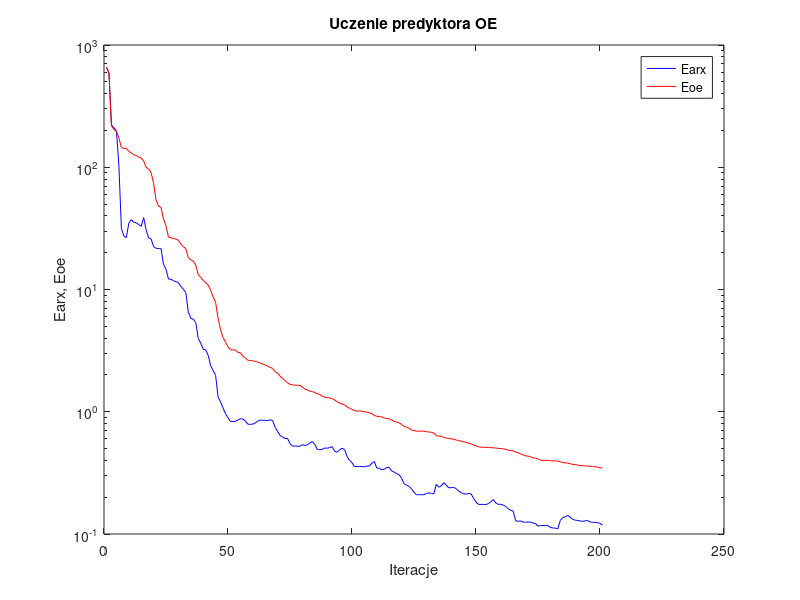
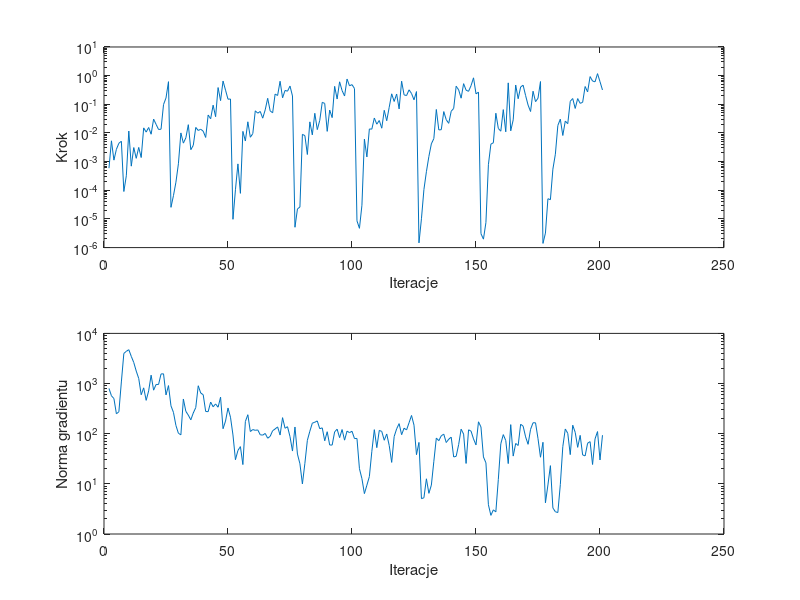

These figures' MATLAB source, in order:
%uczenie predyktora oe
clear all;
n=0; farx(n+1)=6.585459e+002; foe(n+1)=6.579789e+002; wspucz(n+1)=0.000000e+000; ng(n+1)=0.000000e+000;
%odnowa zmiennej metryki
n=1; farx(n+1)=5.926508e+002; foe(n+1)=5.894340e+002; krok(n+1)=5.899499e-004; ng(n+1)=7.988676e+002;
n=2; farx(n+1)=2.218136e+002; foe(n+1)=2.189950e+002; krok(n+1)=5.318174e-003; ng(n+1)=5.708333e+002;
n=3; farx(n+1)=2.102337e+002; foe(n+1)=2.033537e+002; krok(n+1)=1.126296e-003; ng(n+1)=5.013257e+002;
n=4; farx(n+1)=1.987701e+002; foe(n+1)=1.970716e+002; krok(n+1)=2.695374e-003; ng(n+1)=2.492499e+002;
n=5; farx(n+1)=1.035644e+002; foe(n+1)=1.742647e+002; krok(n+1)=4.375565e-003; ng(n+1)=2.738123e+002;
n=6; farx(n+1)=3.165524e+001; foe(n+1)=1.448902e+002; krok(n+1)=5.139053e-003; ng(n+1)=1.076858e+003;
n=7; farx(n+1)=2.735944e+001; foe(n+1)=1.427170e+002; krok(n+1)=9.065052e-005; ng(n+1)=3.991381e+003;
n=8; farx(n+1)=2.654878e+001; foe(n+1)=1.424012e+002; krok(n+1)=3.211908e-004; ng(n+1)=4.388761e+003;
n=9; farx(n+1)=3.490694e+001; foe(n+1)=1.352630e+002; krok(n+1)=1.165911e-002; ng(n+1)=4.732227e+003;
n=10; farx(n+1)=3.722459e+001; foe(n+1)=1.306082e+002; krok(n+1)=6.946998e-004; ng(n+1)=3.481163e+003;
n=11; farx(n+1)=3.559342e+001; foe(n+1)=1.265806e+002; krok(n+1)=3.096185e-003; ng(n+1)=2.628876e+003;
n=12; farx(n+1)=3.506613e+001; foe(n+1)=1.247617e+002; krok(n+1)=1.303603e-003; ng(n+1)=1.770978e+003;
n=13; farx(n+1)=3.396149e+001; foe(n+1)=1.212227e+002; krok(n+1)=3.128460e-003; ng(n+1)=1.263724e+003;
n=14; farx(n+1)=3.285636e+001; foe(n+1)=1.190276e+002; krok(n+1)=1.389400e-003; ng(n+1)=5.979672e+002;
n=15; farx(n+1)=3.874381e+001; foe(n+1)=1.122803e+002; krok(n+1)=1.503401e-002; ng(n+1)=8.209458e+002;
n=16; farx(n+1)=3.061757e+001; foe(n+1)=9.985988e+001; krok(n+1)=1.071441e-002; ng(n+1)=4.626069e+002;
n=17; farx(n+1)=2.643710e+001; foe(n+1)=9.718750e+001; krok(n+1)=1.552665e-002; ng(n+1)=7.135637e+002;
n=18; farx(n+1)=2.591878e+001; foe(n+1)=9.047027e+001; krok(n+1)=9.030079e-003; ng(n+1)=1.469072e+003;
n=19; farx(n+1)=2.241540e+001; foe(n+1)=7.378595e+001; krok(n+1)=3.040838e-002; ng(n+1)=7.376076e+002;
n=20; farx(n+1)=2.174147e+001; foe(n+1)=5.378172e+001; krok(n+1)=1.999539e-002; ng(n+1)=9.583765e+002;
n=21; farx(n+1)=2.161602e+001; foe(n+1)=4.815782e+001; krok(n+1)=1.321526e-002; ng(n+1)=9.589938e+002;
n=22; farx(n+1)=2.158023e+001; foe(n+1)=4.693640e+001; krok(n+1)=1.352965e-002; ng(n+1)=1.551950e+003;
n=23; farx(n+1)=1.608640e+001; foe(n+1)=3.765456e+001; krok(n+1)=9.809225e-002; ng(n+1)=1.564033e+003;
n=24; farx(n+1)=1.462017e+001; foe(n+1)=3.323640e+001; krok(n+1)=1.666377e-001; ng(n+1)=5.932270e+002;
n=25; farx(n+1)=1.217211e+001; foe(n+1)=2.680574e+001; krok(n+1)=6.163806e-001; ng(n+1)=9.107776e+002;
%odnowa zmiennej metryki
n=26; farx(n+1)=1.213278e+001; foe(n+1)=2.653761e+001; krok(n+1)=2.541507e-005; ng(n+1)=3.596932e+002;
n=27; farx(n+1)=1.179375e+001; foe(n+1)=2.612442e+001; krok(n+1)=6.485137e-005; ng(n+1)=2.664471e+002;
n=28; farx(n+1)=1.158255e+001; foe(n+1)=2.586201e+001; krok(n+1)=1.912125e-004; ng(n+1)=1.459740e+002;
n=29; farx(n+1)=1.136925e+001; foe(n+1)=2.529838e+001; krok(n+1)=8.409074e-004; ng(n+1)=1.019456e+002;
n=30; farx(n+1)=1.061076e+001; foe(n+1)=2.345553e+001; krok(n+1)=1.004150e-002; ng(n+1)=9.495872e+001;
n=31; farx(n+1)=1.004478e+001; foe(n+1)=2.240554e+001; krok(n+1)=4.419773e-003; ng(n+1)=4.918232e+002;
n=32; farx(n+1)=9.459812e+000; foe(n+1)=2.158963e+001; krok(n+1)=6.764823e-003; ng(n+1)=2.793834e+002;
n=33; farx(n+1)=6.530596e+000; foe(n+1)=1.821916e+001; krok(n+1)=1.945154e-002; ng(n+1)=2.341025e+002;
n=34; farx(n+1)=5.819543e+000; foe(n+1)=1.750800e+001; krok(n+1)=2.609735e-003; ng(n+1)=1.889939e+002;
n=35; farx(n+1)=5.713892e+000; foe(n+1)=1.705951e+001; krok(n+1)=3.692938e-003; ng(n+1)=2.587898e+002;
n=36; farx(n+1)=5.373052e+000; foe(n+1)=1.588911e+001; krok(n+1)=1.559274e-002; ng(n+1)=3.319201e+002;
n=37; farx(n+1)=3.975378e+000; foe(n+1)=1.319030e+001; krok(n+1)=1.219985e-002; ng(n+1)=9.042145e+002;
n=38; farx(n+1)=3.647268e+000; foe(n+1)=1.262274e+001; krok(n+1)=1.349272e-002; ng(n+1)=6.470603e+002;
n=39; farx(n+1)=3.246821e+000; foe(n+1)=1.182039e+001; krok(n+1)=1.153579e-002; ng(n+1)=5.982177e+002;
n=40; farx(n+1)=3.208654e+000; foe(n+1)=1.140422e+001; krok(n+1)=6.970444e-003; ng(n+1)=2.773807e+002;
n=41; farx(n+1)=2.900475e+000; foe(n+1)=1.086414e+001; krok(n+1)=4.226396e-002; ng(n+1)=2.748423e+002;
n=42; farx(n+1)=2.380479e+000; foe(n+1)=9.870974e+000; krok(n+1)=3.130011e-002; ng(n+1)=4.273909e+002;
n=43; farx(n+1)=2.167195e+000; foe(n+1)=8.710858e+000; krok(n+1)=9.326940e-002; ng(n+1)=3.442267e+002;
n=44; farx(n+1)=1.987388e+000; foe(n+1)=7.847342e+000; krok(n+1)=3.692745e-002; ng(n+1)=3.919851e+002;
n=45; farx(n+1)=1.322220e+000; foe(n+1)=5.819969e+000; krok(n+1)=3.839848e-001; ng(n+1)=3.372374e+002;
n=46; farx(n+1)=1.203868e+000; foe(n+1)=4.690139e+000; krok(n+1)=1.344556e-001; ng(n+1)=5.347018e+002;
n=47; farx(n+1)=1.071863e+000; foe(n+1)=4.046279e+000; krok(n+1)=6.477968e-001; ng(n+1)=1.257772e+002;
n=48; farx(n+1)=9.619039e-001; foe(n+1)=3.716215e+000; krok(n+1)=3.119600e-001; ng(n+1)=1.787803e+002;
n=49; farx(n+1)=8.940558e-001; foe(n+1)=3.394235e+000; krok(n+1)=1.506743e-001; ng(n+1)=3.253654e+002;
n=50; farx(n+1)=8.335775e-001; foe(n+1)=3.216735e+000; krok(n+1)=1.530597e-001; ng(n+1)=2.133617e+002;
%odnowa zmiennej metryki
n=51; farx(n+1)=8.327816e-001; foe(n+1)=3.207512e+000; krok(n+1)=9.716744e-006; ng(n+1)=9.448344e+001;
n=52; farx(n+1)=8.347336e-001; foe(n+1)=3.199550e+000; krok(n+1)=1.042068e-004; ng(n+1)=3.029498e+001;
n=53; farx(n+1)=8.589951e-001; foe(n+1)=3.055983e+000; krok(n+1)=8.335919e-004; ng(n+1)=4.630168e+001;
n=54; farx(n+1)=8.752410e-001; foe(n+1)=3.039887e+000; krok(n+1)=7.813213e-005; ng(n+1)=5.523412e+001;
n=55; farx(n+1)=8.730617e-001; foe(n+1)=2.834066e+000; krok(n+1)=1.136409e-002; ng(n+1)=2.422147e+001;
n=56; farx(n+1)=8.399646e-001; foe(n+1)=2.765482e+000; krok(n+1)=5.233259e-003; ng(n+1)=1.751230e+002;
n=57; farx(n+1)=7.909331e-001; foe(n+1)=2.637412e+000; krok(n+1)=2.452506e-002; ng(n+1)=2.390524e+002;
n=58; farx(n+1)=7.887354e-001; foe(n+1)=2.623074e+000; krok(n+1)=7.088910e-003; ng(n+1)=1.104523e+002;
n=59; farx(n+1)=7.928489e-001; foe(n+1)=2.610626e+000; krok(n+1)=9.473853e-003; ng(n+1)=1.210257e+002;
n=60; farx(n+1)=8.094232e-001; foe(n+1)=2.579909e+000; krok(n+1)=5.919426e-002; ng(n+1)=1.167439e+002;
n=61; farx(n+1)=8.382153e-001; foe(n+1)=2.552850e+000; krok(n+1)=4.904612e-002; ng(n+1)=1.189998e+002;
n=62; farx(n+1)=8.546222e-001; foe(n+1)=2.501835e+000; krok(n+1)=5.625683e-002; ng(n+1)=9.519124e+001;
n=63; farx(n+1)=8.521811e-001; foe(n+1)=2.454802e+000; krok(n+1)=3.280985e-002; ng(n+1)=9.359771e+001;
n=64; farx(n+1)=8.515245e-001; foe(n+1)=2.417964e+000; krok(n+1)=6.407656e-002; ng(n+1)=1.011737e+002;
n=65; farx(n+1)=8.449979e-001; foe(n+1)=2.350584e+000; krok(n+1)=1.620110e-001; ng(n+1)=8.128114e+001;
n=66; farx(n+1)=8.596800e-001; foe(n+1)=2.306669e+000; krok(n+1)=5.893163e-002; ng(n+1)=8.857652e+001;
n=67; farx(n+1)=8.481752e-001; foe(n+1)=2.262011e+000; krok(n+1)=5.051878e-002; ng(n+1)=1.145841e+002;
n=68; farx(n+1)=7.464004e-001; foe(n+1)=2.122291e+000; krok(n+1)=2.273633e-001; ng(n+1)=1.241913e+002;
n=69; farx(n+1)=6.901494e-001; foe(n+1)=2.073138e+000; krok(n+1)=2.031949e-001; ng(n+1)=1.367096e+002;
n=70; farx(n+1)=6.406815e-001; foe(n+1)=1.954094e+000; krok(n+1)=6.367965e-001; ng(n+1)=9.404719e+001;
n=71; farx(n+1)=6.219854e-001; foe(n+1)=1.874782e+000; krok(n+1)=1.686145e-001; ng(n+1)=2.089054e+002;
n=72; farx(n+1)=6.039559e-001; foe(n+1)=1.797267e+000; krok(n+1)=3.047856e-001; ng(n+1)=1.284128e+002;
n=73; farx(n+1)=6.044476e-001; foe(n+1)=1.721487e+000; krok(n+1)=2.869393e-001; ng(n+1)=1.378830e+002;
n=74; farx(n+1)=5.496870e-001; foe(n+1)=1.674722e+000; krok(n+1)=4.329486e-001; ng(n+1)=8.727950e+001;
n=75; farx(n+1)=5.243310e-001; foe(n+1)=1.657870e+000; krok(n+1)=1.951976e-001; ng(n+1)=4.508924e+001;
%odnowa zmiennej metryki
n=76; farx(n+1)=5.240941e-001; foe(n+1)=1.649711e+000; krok(n+1)=5.126555e-006; ng(n+1)=1.359926e+002;
n=77; farx(n+1)=5.231090e-001; foe(n+1)=1.646824e+000; krok(n+1)=2.226608e-005; ng(n+1)=3.924008e+001;
n=78; farx(n+1)=5.214175e-001; foe(n+1)=1.645471e+000; krok(n+1)=2.609816e-005; ng(n+1)=2.516747e+001;
n=79; farx(n+1)=5.384578e-001; foe(n+1)=1.591971e+000; krok(n+1)=8.966852e-003; ng(n+1)=9.966030e+000;
n=80; farx(n+1)=5.297711e-001; foe(n+1)=1.531490e+000; krok(n+1)=8.053672e-003; ng(n+1)=2.564933e+001;
n=81; farx(n+1)=5.367980e-001; foe(n+1)=1.508180e+000; krok(n+1)=1.772228e-003; ng(n+1)=7.379223e+001;
n=82; farx(n+1)=5.562082e-001; foe(n+1)=1.470788e+000; krok(n+1)=2.439969e-002; ng(n+1)=1.119495e+002;
n=83; farx(n+1)=5.697514e-001; foe(n+1)=1.464222e+000; krok(n+1)=8.579668e-003; ng(n+1)=1.622572e+002;
n=84; farx(n+1)=5.413423e-001; foe(n+1)=1.434668e+000; krok(n+1)=4.857442e-002; ng(n+1)=1.692028e+002;
n=85; farx(n+1)=4.898720e-001; foe(n+1)=1.401925e+000; krok(n+1)=1.308616e-002; ng(n+1)=1.797033e+002;
n=86; farx(n+1)=4.908068e-001; foe(n+1)=1.385793e+000; krok(n+1)=2.753897e-002; ng(n+1)=1.255613e+002;
n=87; farx(n+1)=4.922263e-001; foe(n+1)=1.342558e+000; krok(n+1)=1.171506e-001; ng(n+1)=1.307820e+002;
n=88; farx(n+1)=5.056729e-001; foe(n+1)=1.314426e+000; krok(n+1)=1.071906e-001; ng(n+1)=7.217945e+001;
n=89; farx(n+1)=5.025669e-001; foe(n+1)=1.305602e+000; krok(n+1)=1.136409e-002; ng(n+1)=1.094855e+002;
n=90; farx(n+1)=5.100040e-001; foe(n+1)=1.295840e+000; krok(n+1)=6.301521e-002; ng(n+1)=5.953193e+001;
n=91; farx(n+1)=5.180386e-001; foe(n+1)=1.282119e+000; krok(n+1)=3.431867e-002; ng(n+1)=5.935440e+001;
n=92; farx(n+1)=4.752649e-001; foe(n+1)=1.248851e+000; krok(n+1)=4.228884e-001; ng(n+1)=1.090188e+002;
n=93; farx(n+1)=4.665276e-001; foe(n+1)=1.207325e+000; krok(n+1)=1.528851e-001; ng(n+1)=1.231382e+002;
n=94; farx(n+1)=4.886865e-001; foe(n+1)=1.178363e+000; krok(n+1)=6.094694e-001; ng(n+1)=8.336188e+001;
n=95; farx(n+1)=5.029965e-001; foe(n+1)=1.156263e+000; krok(n+1)=3.023171e-001; ng(n+1)=1.210634e+002;
n=96; farx(n+1)=4.912065e-001; foe(n+1)=1.141865e+000; krok(n+1)=1.945981e-001; ng(n+1)=7.433166e+001;
n=97; farx(n+1)=4.312777e-001; foe(n+1)=1.096689e+000; krok(n+1)=7.610808e-001; ng(n+1)=1.124550e+002;
n=98; farx(n+1)=4.010848e-001; foe(n+1)=1.068078e+000; krok(n+1)=4.411592e-001; ng(n+1)=1.051590e+002;
n=99; farx(n+1)=3.826654e-001; foe(n+1)=1.047314e+000; krok(n+1)=4.870112e-001; ng(n+1)=1.117935e+002;
n=100; farx(n+1)=3.566472e-001; foe(n+1)=1.018361e+000; krok(n+1)=3.550835e-001; ng(n+1)=8.003462e+001;
%odnowa zmiennej metryki
n=101; farx(n+1)=3.567598e-001; foe(n+1)=1.014066e+000; krok(n+1)=8.593476e-006; ng(n+1)=8.042302e+001;
n=102; farx(n+1)=3.567061e-001; foe(n+1)=1.013908e+000; krok(n+1)=4.705497e-006; ng(n+1)=2.004054e+001;
n=103; farx(n+1)=3.560322e-001; foe(n+1)=1.013577e+000; krok(n+1)=3.006913e-005; ng(n+1)=1.269870e+001;
n=104; farx(n+1)=3.555738e-001; foe(n+1)=9.991537e-001; krok(n+1)=6.081190e-003; ng(n+1)=6.388828e+000;
n=105; farx(n+1)=3.589887e-001; foe(n+1)=9.938019e-001; krok(n+1)=1.457389e-003; ng(n+1)=9.397433e+000;
n=106; farx(n+1)=3.606303e-001; foe(n+1)=9.815579e-001; krok(n+1)=1.378623e-002; ng(n+1)=1.395865e+001;
n=107; farx(n+1)=3.799181e-001; foe(n+1)=9.649148e-001; krok(n+1)=1.360507e-002; ng(n+1)=4.453924e+001;
n=108; farx(n+1)=3.914551e-001; foe(n+1)=9.332173e-001; krok(n+1)=3.320390e-002; ng(n+1)=1.203774e+002;
n=109; farx(n+1)=3.460968e-001; foe(n+1)=9.177655e-001; krok(n+1)=2.025137e-002; ng(n+1)=5.269809e+001;
n=110; farx(n+1)=3.454725e-001; foe(n+1)=9.124299e-001; krok(n+1)=2.721013e-002; ng(n+1)=1.162732e+002;
n=111; farx(n+1)=3.346348e-001; foe(n+1)=9.081739e-001; krok(n+1)=1.464382e-002; ng(n+1)=1.109887e+002;
n=112; farx(n+1)=3.385665e-001; foe(n+1)=8.905072e-001; krok(n+1)=6.170195e-002; ng(n+1)=7.397342e+001;
n=113; farx(n+1)=3.501333e-001; foe(n+1)=8.813809e-001; krok(n+1)=2.667694e-002; ng(n+1)=9.870711e+001;
n=114; farx(n+1)=3.510438e-001; foe(n+1)=8.767777e-001; krok(n+1)=7.859447e-002; ng(n+1)=5.838431e+001;
n=115; farx(n+1)=3.272427e-001; foe(n+1)=8.599409e-001; krok(n+1)=2.320583e-001; ng(n+1)=2.678591e+001;
n=116; farx(n+1)=3.215442e-001; foe(n+1)=8.340007e-001; krok(n+1)=1.254519e-001; ng(n+1)=8.776415e+001;
n=117; farx(n+1)=3.126257e-001; foe(n+1)=8.220650e-001; krok(n+1)=2.283902e-001; ng(n+1)=1.250670e+002;
n=118; farx(n+1)=3.052314e-001; foe(n+1)=8.122090e-001; krok(n+1)=6.900644e-002; ng(n+1)=1.587630e+002;
n=119; farx(n+1)=2.860688e-001; foe(n+1)=7.874753e-001; krok(n+1)=6.404647e-001; ng(n+1)=9.556074e+001;
n=120; farx(n+1)=2.582173e-001; foe(n+1)=7.601268e-001; krok(n+1)=2.134155e-001; ng(n+1)=1.286844e+002;
n=121; farx(n+1)=2.512436e-001; foe(n+1)=7.486147e-001; krok(n+1)=2.020751e-001; ng(n+1)=1.189146e+002;
n=122; farx(n+1)=2.453471e-001; foe(n+1)=7.319713e-001; krok(n+1)=3.202323e-001; ng(n+1)=1.652975e+002;
n=123; farx(n+1)=2.338873e-001; foe(n+1)=7.084842e-001; krok(n+1)=2.382113e-001; ng(n+1)=2.309156e+002;
n=124; farx(n+1)=2.193357e-001; foe(n+1)=7.025479e-001; krok(n+1)=1.434123e-001; ng(n+1)=1.479413e+002;
n=125; farx(n+1)=2.095116e-001; foe(n+1)=6.947849e-001; krok(n+1)=2.785378e-001; ng(n+1)=3.818185e+001;
%odnowa zmiennej metryki
n=126; farx(n+1)=2.095237e-001; foe(n+1)=6.940517e-001; krok(n+1)=1.461689e-006; ng(n+1)=6.699380e+001;
n=127; farx(n+1)=2.095411e-001; foe(n+1)=6.940327e-001; krok(n+1)=1.014423e-005; ng(n+1)=5.065705e+000;
n=128; farx(n+1)=2.094108e-001; foe(n+1)=6.937526e-001; krok(n+1)=1.065485e-004; ng(n+1)=5.285476e+000;
n=129; farx(n+1)=2.148898e-001; foe(n+1)=6.864808e-001; krok(n+1)=4.448722e-004; ng(n+1)=1.261130e+001;
n=130; farx(n+1)=2.171928e-001; foe(n+1)=6.841183e-001; krok(n+1)=1.516318e-003; ng(n+1)=6.469330e+000;
n=131; farx(n+1)=2.141394e-001; foe(n+1)=6.779403e-001; krok(n+1)=4.182551e-003; ng(n+1)=9.441823e+000;
n=132; farx(n+1)=2.131831e-001; foe(n+1)=6.712862e-001; krok(n+1)=6.349841e-003; ng(n+1)=2.817498e+001;
n=133; farx(n+1)=2.549876e-001; foe(n+1)=6.378047e-001; krok(n+1)=6.601690e-002; ng(n+1)=8.188432e+001;
n=134; farx(n+1)=2.413074e-001; foe(n+1)=6.329938e-001; krok(n+1)=1.278106e-002; ng(n+1)=7.252019e+001;
n=135; farx(n+1)=2.476009e-001; foe(n+1)=6.302698e-001; krok(n+1)=1.299379e-002; ng(n+1)=9.101051e+001;
n=136; farx(n+1)=2.628156e-001; foe(n+1)=6.170134e-001; krok(n+1)=5.570844e-002; ng(n+1)=9.782276e+001;
n=137; farx(n+1)=2.514545e-001; foe(n+1)=6.099423e-001; krok(n+1)=2.896961e-002; ng(n+1)=6.667278e+001;
n=138; farx(n+1)=2.388335e-001; foe(n+1)=6.071722e-001; krok(n+1)=2.165649e-002; ng(n+1)=7.763521e+001;
n=139; farx(n+1)=2.394233e-001; foe(n+1)=6.002290e-001; krok(n+1)=5.730115e-002; ng(n+1)=8.544020e+001;
n=140; farx(n+1)=2.409216e-001; foe(n+1)=5.957876e-001; krok(n+1)=7.190954e-002; ng(n+1)=3.434569e+001;
n=141; farx(n+1)=2.348831e-001; foe(n+1)=5.879260e-001; krok(n+1)=4.279500e-001; ng(n+1)=3.543054e+001;
n=142; farx(n+1)=2.247314e-001; foe(n+1)=5.812824e-001; krok(n+1)=3.200292e-001; ng(n+1)=6.046503e+001;
n=143; farx(n+1)=2.182047e-001; foe(n+1)=5.762064e-001; krok(n+1)=1.634459e-001; ng(n+1)=1.230868e+002;
n=144; farx(n+1)=2.132870e-001; foe(n+1)=5.673859e-001; krok(n+1)=5.249576e-001; ng(n+1)=9.829996e+001;
n=145; farx(n+1)=2.116746e-001; foe(n+1)=5.626801e-001; krok(n+1)=3.112246e-001; ng(n+1)=2.551276e+001;
n=146; farx(n+1)=2.149076e-001; foe(n+1)=5.531619e-001; krok(n+1)=2.836964e-001; ng(n+1)=1.195320e+002;
n=147; farx(n+1)=2.127932e-001; foe(n+1)=5.467845e-001; krok(n+1)=4.480580e-001; ng(n+1)=1.124039e+002;
n=148; farx(n+1)=1.960756e-001; foe(n+1)=5.354720e-001; krok(n+1)=8.391318e-001; ng(n+1)=7.866080e+001;
n=149; farx(n+1)=1.824389e-001; foe(n+1)=5.267644e-001; krok(n+1)=2.317569e-001; ng(n+1)=5.976959e+001;
n=150; farx(n+1)=1.746178e-001; foe(n+1)=5.173544e-001; krok(n+1)=2.656312e-001; ng(n+1)=1.727697e+002;
%odnowa zmiennej metryki
n=151; farx(n+1)=1.746672e-001; foe(n+1)=5.125781e-001; krok(n+1)=3.068738e-006; ng(n+1)=1.360684e+002;
n=152; farx(n+1)=1.746164e-001; foe(n+1)=5.123347e-001; krok(n+1)=1.971003e-006; ng(n+1)=3.440073e+001;
n=153; farx(n+1)=1.742705e-001; foe(n+1)=5.117490e-001; krok(n+1)=7.517282e-006; ng(n+1)=2.627720e+001;
n=154; farx(n+1)=1.770921e-001; foe(n+1)=5.098152e-001; krok(n+1)=7.821151e-004; ng(n+1)=3.829576e+000;
n=155; farx(n+1)=1.838473e-001; foe(n+1)=5.084855e-001; krok(n+1)=4.077649e-003; ng(n+1)=2.354371e+000;
n=156; farx(n+1)=1.911049e-001; foe(n+1)=5.075549e-001; krok(n+1)=4.539152e-003; ng(n+1)=3.031701e+000;
n=157; farx(n+1)=1.794764e-001; foe(n+1)=5.048480e-001; krok(n+1)=4.879939e-002; ng(n+1)=2.761326e+000;
n=158; farx(n+1)=1.746644e-001; foe(n+1)=5.017868e-001; krok(n+1)=1.438335e-002; ng(n+1)=1.224344e+001;
n=159; farx(n+1)=1.752285e-001; foe(n+1)=5.003699e-001; krok(n+1)=1.153579e-002; ng(n+1)=6.295955e+001;
n=160; farx(n+1)=1.722156e-001; foe(n+1)=4.970792e-001; krok(n+1)=6.524238e-002; ng(n+1)=9.590197e+001;
n=161; farx(n+1)=1.681492e-001; foe(n+1)=4.942044e-001; krok(n+1)=1.097075e-002; ng(n+1)=7.303011e+001;
n=162; farx(n+1)=1.609024e-001; foe(n+1)=4.846982e-001; krok(n+1)=5.596492e-001; ng(n+1)=2.535753e+001;
n=163; farx(n+1)=1.562580e-001; foe(n+1)=4.804123e-001; krok(n+1)=1.189399e-002; ng(n+1)=1.516298e+002;
n=164; farx(n+1)=1.538612e-001; foe(n+1)=4.794875e-001; krok(n+1)=2.867438e-002; ng(n+1)=3.579743e+001;
n=165; farx(n+1)=1.282670e-001; foe(n+1)=4.678766e-001; krok(n+1)=4.714530e-001; ng(n+1)=6.388239e+001;
n=166; farx(n+1)=1.269365e-001; foe(n+1)=4.625338e-001; krok(n+1)=1.566030e-001; ng(n+1)=5.826136e+001;
n=167; farx(n+1)=1.279988e-001; foe(n+1)=4.520403e-001; krok(n+1)=4.027995e-001; ng(n+1)=1.544679e+002;
n=168; farx(n+1)=1.250814e-001; foe(n+1)=4.441643e-001; krok(n+1)=4.641165e-001; ng(n+1)=1.413276e+002;
n=169; farx(n+1)=1.248451e-001; foe(n+1)=4.351843e-001; krok(n+1)=2.016994e-001; ng(n+1)=8.644474e+001;
n=170; farx(n+1)=1.254378e-001; foe(n+1)=4.335745e-001; krok(n+1)=9.373676e-002; ng(n+1)=6.142047e+001;
n=171; farx(n+1)=1.251195e-001; foe(n+1)=4.291283e-001; krok(n+1)=5.600725e-002; ng(n+1)=1.221529e+002;
n=172; farx(n+1)=1.230286e-001; foe(n+1)=4.197197e-001; krok(n+1)=2.863419e-001; ng(n+1)=1.652464e+002;
n=173; farx(n+1)=1.217036e-001; foe(n+1)=4.167643e-001; krok(n+1)=1.237945e-001; ng(n+1)=1.650160e+002;
n=174; farx(n+1)=1.159249e-001; foe(n+1)=4.116546e-001; krok(n+1)=1.630613e-001; ng(n+1)=7.978469e+001;
n=175; farx(n+1)=1.172831e-001; foe(n+1)=4.010630e-001; krok(n+1)=6.228822e-001; ng(n+1)=3.394989e+001;
%odnowa zmiennej metryki
n=176; farx(n+1)=1.173413e-001; foe(n+1)=4.005216e-001; krok(n+1)=1.400064e-006; ng(n+1)=6.742657e+001;
n=177; farx(n+1)=1.173363e-001; foe(n+1)=4.005165e-001; krok(n+1)=3.206069e-006; ng(n+1)=4.186629e+000;
n=178; farx(n+1)=1.169616e-001; foe(n+1)=4.000790e-001; krok(n+1)=5.075699e-005; ng(n+1)=9.516508e+000;
n=179; farx(n+1)=1.132509e-001; foe(n+1)=3.973219e-001; krok(n+1)=4.685521e-005; ng(n+1)=2.307427e+001;
n=180; farx(n+1)=1.120883e-001; foe(n+1)=3.966848e-001; krok(n+1)=5.465324e-004; ng(n+1)=3.308353e+000;
n=181; farx(n+1)=1.116638e-001; foe(n+1)=3.960235e-001; krok(n+1)=1.812955e-003; ng(n+1)=2.777675e+000;
n=182; farx(n+1)=1.102393e-001; foe(n+1)=3.944267e-001; krok(n+1)=1.825465e-002; ng(n+1)=2.678361e+000;
n=183; farx(n+1)=1.293741e-001; foe(n+1)=3.903308e-001; krok(n+1)=3.034189e-002; ng(n+1)=9.670162e+000;
n=184; farx(n+1)=1.364056e-001; foe(n+1)=3.835082e-001; krok(n+1)=8.166461e-003; ng(n+1)=5.513483e+001;
n=185; farx(n+1)=1.388002e-001; foe(n+1)=3.823011e-001; krok(n+1)=2.592196e-002; ng(n+1)=1.240579e+002;
n=186; farx(n+1)=1.417394e-001; foe(n+1)=3.802940e-001; krok(n+1)=2.107682e-002; ng(n+1)=1.018969e+002;
n=187; farx(n+1)=1.371694e-001; foe(n+1)=3.761473e-001; krok(n+1)=1.277097e-001; ng(n+1)=3.827226e+001;
n=188; farx(n+1)=1.318941e-001; foe(n+1)=3.705838e-001; krok(n+1)=1.590363e-001; ng(n+1)=1.476897e+002;
n=189; farx(n+1)=1.297443e-001; foe(n+1)=3.693203e-001; krok(n+1)=7.165516e-002; ng(n+1)=1.064521e+002;
n=190; farx(n+1)=1.290480e-001; foe(n+1)=3.665076e-001; krok(n+1)=1.583927e-001; ng(n+1)=5.342516e+001;
n=191; farx(n+1)=1.280530e-001; foe(n+1)=3.636482e-001; krok(n+1)=1.079418e-001; ng(n+1)=9.260556e+001;
n=192; farx(n+1)=1.267514e-001; foe(n+1)=3.622914e-001; krok(n+1)=1.171506e-001; ng(n+1)=3.771533e+001;
n=193; farx(n+1)=1.282072e-001; foe(n+1)=3.610029e-001; krok(n+1)=4.176037e-001; ng(n+1)=3.609797e+001;
n=194; farx(n+1)=1.288454e-001; foe(n+1)=3.596167e-001; krok(n+1)=2.701916e-001; ng(n+1)=6.460322e+001;
n=195; farx(n+1)=1.255497e-001; foe(n+1)=3.581593e-001; krok(n+1)=9.270274e-001; ng(n+1)=6.947583e+001;
n=196; farx(n+1)=1.246392e-001; foe(n+1)=3.567807e-001; krok(n+1)=6.477968e-001; ng(n+1)=2.431972e+001;
n=197; farx(n+1)=1.245997e-001; foe(n+1)=3.551233e-001; krok(n+1)=6.094694e-001; ng(n+1)=7.894631e+001;
n=198; farx(n+1)=1.240881e-001; foe(n+1)=3.523990e-001; krok(n+1)=1.174181e+000; ng(n+1)=1.103074e+002;
n=199; farx(n+1)=1.221573e-001; foe(n+1)=3.485943e-001; krok(n+1)=6.152787e-001; ng(n+1)=2.994645e+001;
n=200; farx(n+1)=1.180516e-001; foe(n+1)=3.469591e-001; krok(n+1)=3.161324e-001; ng(n+1)=9.339628e+001;

figure; semilogy(farx,'b'); hold on; semilogy(foe,'r'); xlabel('Iteracje'); ylabel('Earx, Eoe'); legend('Earx','Eoe'); title('Uczenie predyktora OE');
figure; subplot(2,1,1); semilogy(krok); xlabel('Iteracje'); ylabel('Krok');
subplot(2,1,2); semilogy(ng); xlabel('Iteracje'); ylabel('Norma gradientu');
Earx=farx(n+1)
Eoe=foe(n+1)
